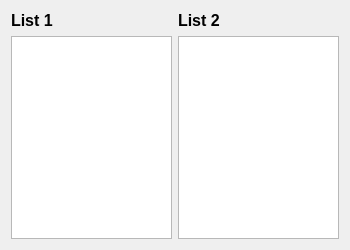
<?xml version="1.0" encoding="UTF-8"?>
<ui version="4.0">
 <class>MainWindow</class>
 <widget class="QMainWindow" name="MainWindow">
  <property name="geometry">
   <rect>
    <x>0</x>
    <y>0</y>
    <width>350</width>
    <height>250</height>
   </rect>
  </property>
  <property name="windowTitle">
   <string>MainWindow</string>
  </property>
  <widget class="QWidget" name="centralWidget">
   <layout class="QGridLayout" name="gridLayout">
    <item row="0" column="0">
     <widget class="QLabel" name="widget1Label">
      <property name="font">
       <font>
        <family>Arial</family>
        <pointsize>12</pointsize>
        <weight>75</weight>
        <bold>true</bold>
       </font>
      </property>
      <property name="layoutDirection">
       <enum>Qt::LeftToRight</enum>
      </property>
      <property name="text">
       <string>List 1</string>
      </property>
     </widget>
    </item>
    <item row="0" column="1">
     <widget class="QLabel" name="widget2Label">
      <property name="font">
       <font>
        <family>Arial</family>
        <pointsize>12</pointsize>
        <weight>75</weight>
        <bold>true</bold>
        <strikeout>false</strikeout>
        <kerning>true</kerning>
       </font>
      </property>
      <property name="text">
       <string>List 2</string>
      </property>
     </widget>
    </item>
    <item row="1" column="0">
     <widget class="ListWidget" name="list1Widget"/>
    </item>
    <item row="1" column="1">
     <widget class="ListWidget" name="list2Widget"/>
    </item>
   </layout>
  </widget>
 </widget>
 <layoutdefault spacing="6" margin="11"/>
 <customwidgets>
  <customwidget>
   <class>ListWidget</class>
   <extends>QListWidget</extends>
   <header location="global">listwidget.h</header>
  </customwidget>
 </customwidgets>
 <resources/>
 <connections/>
</ui>
